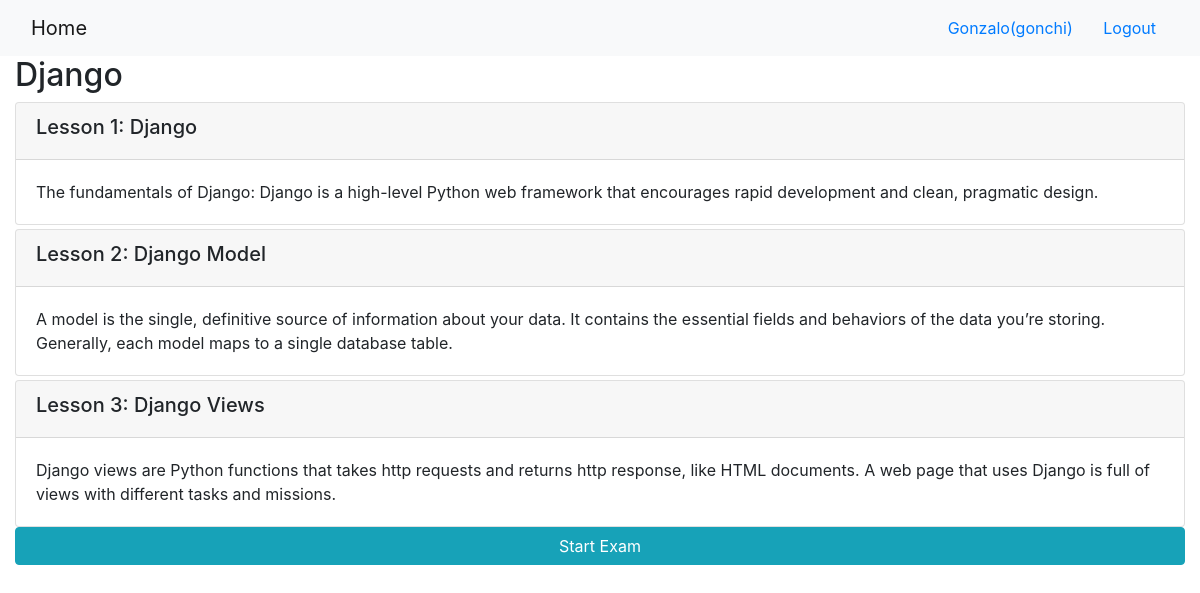
The app's page /onlinecourse/2/ (signed in) with its own data.
### onlinecourse/models.py (models this page shows, shortened)
class Course(models.Model):
    name = models.CharField(null=False, max_length=30, default='online course')
    image = models.ImageField(upload_to='course_images/')
    description = models.CharField(max_length=1000)
    pub_date = models.DateField(null=True)
    instructors = models.ManyToManyField(Instructor)
    users = models.ManyToManyField(settings.AUTH_USER_MODEL, through='Enrollment')
    total_enrollment = models.IntegerField(default=0)
    is_enrolled = False

class Lesson(models.Model):
    title = models.CharField(max_length=200, default="title")
    order = models.IntegerField(default=0)
    course = models.ForeignKey(Course, on_delete=models.CASCADE)
    content = models.TextField()

### onlinecourse/views.py (the view)
# urls.py: path('<int:pk>/', views.CourseDetailView.as_view(), name='course_details'),
class CourseDetailView(generic.DetailView):
    model = Course
    template_name = 'onlinecourse/course_detail_bootstrap.html'

### onlinecourse/templates/onlinecourse/course_detail_bootstrap.html (shortened to what this page needs)
<!DOCTYPE html>
<html lang="en">
<head>
    {% load static %}
    <link rel="stylesheet" href="https://maxcdn.bootstrapcdn.com/bootstrap/4.5.2/css/bootstrap.min.css">
</head>
<body>
    <nav class="navbar navbar-light bg-light">
        <div class="container-fluid">
            <div class="navbar-header">
                  <a class="navbar-brand" href="{% url 'onlinecourse:index' %}">Home</a>
            </div>
            <ul class="nav navbar-nav navbar-right">
                {% if user.is_authenticated %}
                <li>
                    <a class="btn btn-link" href="#">{{ user.first_name }}({{ user.username }})</a>
                    <a class="btn btn-link" href="{% url 'onlinecourse:logout' %}">Logout</a>
                </li>
                {% endif %}
            </ul>
        </div>
    </nav>
    <div class="container-fluid">
        <h2>{{ course.name }}</h2>
        <div class="card-columns-vertical">
            {% for lesson in course.lesson_set.all %}
                <div class="card mt-1 lesson">
                    <div class="card-header"><h5>Lesson {{lesson.order|add:1}}: {{lesson.title}}</h5></div>
                    <div class="card-body">{{lesson.content}}</div>
                </div>
            {% endfor %}
            {% if user.is_authenticated %}
                <button class="btn btn-info btn-block" id="startExam" data-toggle="collapse" data-target="#exam{{course.id}}">Start Exam</button>
            {% endif %}
        </div>
    </div>
</body>
</html>

### records on screen
Course: name "Django"
Lesson: order|add "1", title "Django", content "The fundamentals of Django: Django is a high-level Python web framework that encourages rapid development and clean, pragmatic design."
Lesson: order|add "2", title "Django Model", content "A model is the single, definitive source of information about your data. It contains the essential fields and behaviors of the data you’re storing. Generally, each model maps to a single database table."
Lesson: order|add "3", title "Django Views", content "Django views are Python functions that takes http requests and returns http response, like HTML documents. A web page that uses Django is full of views with different tasks and missions."

### other values on screen
{{ user.first_name }} "Gonzalo"
{{ user.username }} "gonchi"
